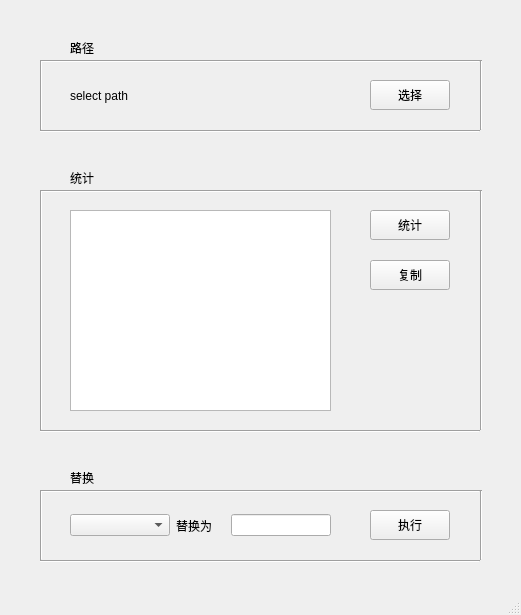
<?xml version="1.0" encoding="UTF-8"?>
<ui version="4.0">
 <class>LabelWindow</class>
 <widget class="QMainWindow" name="LabelWindow">
  <property name="enabled">
   <bool>true</bool>
  </property>
  <property name="geometry">
   <rect>
    <x>0</x>
    <y>0</y>
    <width>521</width>
    <height>615</height>
   </rect>
  </property>
  <property name="minimumSize">
   <size>
    <width>521</width>
    <height>615</height>
   </size>
  </property>
  <property name="maximumSize">
   <size>
    <width>521</width>
    <height>615</height>
   </size>
  </property>
  <property name="windowTitle">
   <string>标签</string>
  </property>
  <property name="autoFillBackground">
   <bool>true</bool>
  </property>
  <widget class="QWidget" name="centralwidget">
   <widget class="Line" name="line">
    <property name="geometry">
     <rect>
      <x>40</x>
      <y>190</y>
      <width>440</width>
      <height>3</height>
     </rect>
    </property>
    <property name="orientation">
     <enum>Qt::Horizontal</enum>
    </property>
   </widget>
   <widget class="QLabel" name="label">
    <property name="geometry">
     <rect>
      <x>70</x>
      <y>170</y>
      <width>54</width>
      <height>16</height>
     </rect>
    </property>
    <property name="frameShape">
     <enum>QFrame::NoFrame</enum>
    </property>
    <property name="frameShadow">
     <enum>QFrame::Plain</enum>
    </property>
    <property name="text">
     <string>统计</string>
    </property>
   </widget>
   <widget class="QLabel" name="label_2">
    <property name="geometry">
     <rect>
      <x>70</x>
      <y>470</y>
      <width>54</width>
      <height>16</height>
     </rect>
    </property>
    <property name="text">
     <string>替换</string>
    </property>
   </widget>
   <widget class="QListView" name="listView">
    <property name="geometry">
     <rect>
      <x>70</x>
      <y>210</y>
      <width>261</width>
      <height>201</height>
     </rect>
    </property>
   </widget>
   <widget class="Line" name="line_2">
    <property name="geometry">
     <rect>
      <x>40</x>
      <y>490</y>
      <width>440</width>
      <height>3</height>
     </rect>
    </property>
    <property name="orientation">
     <enum>Qt::Horizontal</enum>
    </property>
   </widget>
   <widget class="QWidget" name="horizontalLayoutWidget">
    <property name="geometry">
     <rect>
      <x>70</x>
      <y>80</y>
      <width>251</width>
      <height>31</height>
     </rect>
    </property>
    <layout class="QHBoxLayout" name="horizontalLayout_4" stretch="0">
     <property name="bottomMargin">
      <number>0</number>
     </property>
     <item>
      <widget class="QLabel" name="label_showpath">
       <property name="lineWidth">
        <number>1</number>
       </property>
       <property name="text">
        <string>select path</string>
       </property>
      </widget>
     </item>
    </layout>
   </widget>
   <widget class="QPushButton" name="do_changelabel">
    <property name="geometry">
     <rect>
      <x>370</x>
      <y>510</y>
      <width>80</width>
      <height>30</height>
     </rect>
    </property>
    <property name="text">
     <string>执行</string>
    </property>
   </widget>
   <widget class="QWidget" name="horizontalLayoutWidget_2">
    <property name="geometry">
     <rect>
      <x>70</x>
      <y>510</y>
      <width>261</width>
      <height>31</height>
     </rect>
    </property>
    <layout class="QHBoxLayout" name="horizontalLayout_5" stretch="2,1,2">
     <item>
      <widget class="QComboBox" name="comboBox">
       <property name="minimumSize">
        <size>
         <width>0</width>
         <height>0</height>
        </size>
       </property>
       <property name="contextMenuPolicy">
        <enum>Qt::DefaultContextMenu</enum>
       </property>
      </widget>
     </item>
     <item>
      <widget class="QLabel" name="label_3">
       <property name="text">
        <string>替换为</string>
       </property>
      </widget>
     </item>
     <item>
      <widget class="QLineEdit" name="lineEdit"/>
     </item>
    </layout>
   </widget>
   <widget class="QPushButton" name="do_openpath">
    <property name="geometry">
     <rect>
      <x>370</x>
      <y>80</y>
      <width>80</width>
      <height>30</height>
     </rect>
    </property>
    <property name="text">
     <string>选择</string>
    </property>
   </widget>
   <widget class="Line" name="line_3">
    <property name="geometry">
     <rect>
      <x>40</x>
      <y>490</y>
      <width>3</width>
      <height>70</height>
     </rect>
    </property>
    <property name="orientation">
     <enum>Qt::Vertical</enum>
    </property>
   </widget>
   <widget class="Line" name="line_4">
    <property name="geometry">
     <rect>
      <x>480</x>
      <y>490</y>
      <width>3</width>
      <height>70</height>
     </rect>
    </property>
    <property name="orientation">
     <enum>Qt::Vertical</enum>
    </property>
   </widget>
   <widget class="Line" name="line_5">
    <property name="geometry">
     <rect>
      <x>40</x>
      <y>560</y>
      <width>440</width>
      <height>3</height>
     </rect>
    </property>
    <property name="orientation">
     <enum>Qt::Horizontal</enum>
    </property>
   </widget>
   <widget class="Line" name="line_6">
    <property name="geometry">
     <rect>
      <x>40</x>
      <y>430</y>
      <width>440</width>
      <height>3</height>
     </rect>
    </property>
    <property name="orientation">
     <enum>Qt::Horizontal</enum>
    </property>
   </widget>
   <widget class="Line" name="line_7">
    <property name="geometry">
     <rect>
      <x>40</x>
      <y>190</y>
      <width>3</width>
      <height>240</height>
     </rect>
    </property>
    <property name="orientation">
     <enum>Qt::Vertical</enum>
    </property>
   </widget>
   <widget class="Line" name="line_8">
    <property name="geometry">
     <rect>
      <x>480</x>
      <y>190</y>
      <width>3</width>
      <height>240</height>
     </rect>
    </property>
    <property name="orientation">
     <enum>Qt::Vertical</enum>
    </property>
   </widget>
   <widget class="QPushButton" name="do_copy">
    <property name="enabled">
     <bool>true</bool>
    </property>
    <property name="geometry">
     <rect>
      <x>370</x>
      <y>260</y>
      <width>80</width>
      <height>30</height>
     </rect>
    </property>
    <property name="text">
     <string>复制</string>
    </property>
   </widget>
   <widget class="QPushButton" name="do_sum">
    <property name="geometry">
     <rect>
      <x>370</x>
      <y>210</y>
      <width>80</width>
      <height>30</height>
     </rect>
    </property>
    <property name="text">
     <string>统计</string>
    </property>
   </widget>
   <widget class="Line" name="line_9">
    <property name="geometry">
     <rect>
      <x>40</x>
      <y>60</y>
      <width>440</width>
      <height>3</height>
     </rect>
    </property>
    <property name="orientation">
     <enum>Qt::Horizontal</enum>
    </property>
   </widget>
   <widget class="Line" name="line_10">
    <property name="geometry">
     <rect>
      <x>40</x>
      <y>130</y>
      <width>440</width>
      <height>3</height>
     </rect>
    </property>
    <property name="orientation">
     <enum>Qt::Horizontal</enum>
    </property>
   </widget>
   <widget class="Line" name="line_11">
    <property name="geometry">
     <rect>
      <x>40</x>
      <y>60</y>
      <width>3</width>
      <height>70</height>
     </rect>
    </property>
    <property name="orientation">
     <enum>Qt::Vertical</enum>
    </property>
   </widget>
   <widget class="Line" name="line_12">
    <property name="geometry">
     <rect>
      <x>480</x>
      <y>60</y>
      <width>3</width>
      <height>70</height>
     </rect>
    </property>
    <property name="orientation">
     <enum>Qt::Vertical</enum>
    </property>
   </widget>
   <widget class="QLabel" name="label_4">
    <property name="geometry">
     <rect>
      <x>70</x>
      <y>40</y>
      <width>54</width>
      <height>16</height>
     </rect>
    </property>
    <property name="frameShape">
     <enum>QFrame::NoFrame</enum>
    </property>
    <property name="frameShadow">
     <enum>QFrame::Plain</enum>
    </property>
    <property name="text">
     <string>路径</string>
    </property>
   </widget>
  </widget>
  <widget class="QMenuBar" name="menubar">
   <property name="geometry">
    <rect>
     <x>0</x>
     <y>0</y>
     <width>521</width>
     <height>22</height>
    </rect>
   </property>
  </widget>
  <widget class="QStatusBar" name="statusbar"/>
 </widget>
 <resources/>
 <connections/>
</ui>
